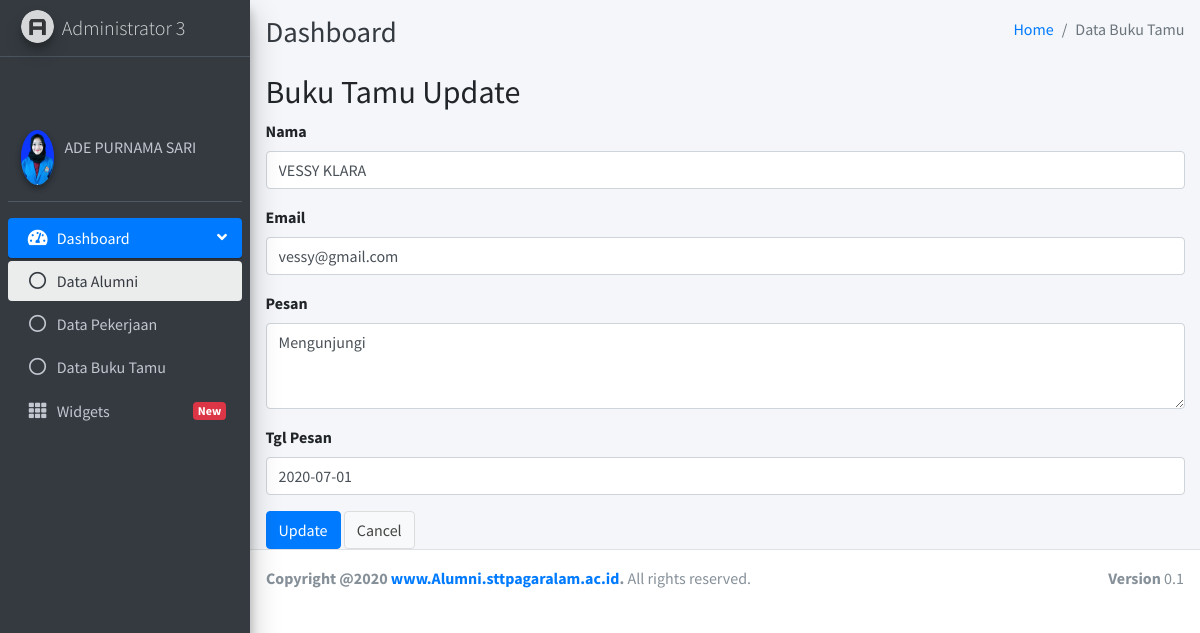
The page /index.php/b_tamu/update/2 on the database its author committed.
### tables this page shows
CREATE TABLE IF NOT EXISTS `tb_buku_tamu` (
  `id` int(5) NOT NULL AUTO_INCREMENT,
  `nama` varchar(25) NOT NULL,
  `email` varchar(30) NOT NULL,
  `pesan` text NOT NULL,
  `tgl_pesan` date NOT NULL,
  PRIMARY KEY (`id`)
);

### application/controllers/B_tamu.php (called while the page is built, shortened)
<?php
class B_tamu extends CI_Controller
{
    function __construct()
    {
        $this->load->model('M_Tamu');
        $this->load->library('form_validation');
    }
    public function update($id)
    {
        $row = $this->M_Tamu->get_by_id($id);
        if ($row) {
            $data = array(
                'button' => 'Update',
                'action' => site_url('b_tamu/update_action'),
		'id' => set_value('id', $row->id),
		'nama' => set_value('nama', $row->nama),
		'email' => set_value('email', $row->email),
		'pesan' => set_value('pesan', $row->pesan),
		'tgl_pesan' => set_value('tgl_pesan', $row->tgl_pesan),
	    );
            $this->load->view('adminlte/header');
            $this->load->view('adminlte/navbar');
            $this->load->view('adminlte/sidebar');
            $this->load->view('b_tamu/tb_buku_tamu_form', $data);
            $this->load->view('adminlte/footer');
        } else {
            $this->session->set_flashdata('message', 'Record Not Found');
            redirect(site_url('b_tamu'));
        }
    }
}

### index.php (called while the page is built, shortened)
<?php
require_once BASEPATH.'core/CodeIgniter.php';

### application/models/M_Tamu.php (called while the page is built, shortened)
<?php
class M_Tamu extends CI_Model
{
    public $table = 'tb_buku_tamu';
    public $id = 'id';
    function get_by_id($id)
    {
        $this->db->where($this->id, $id);
        return $this->db->get($this->table)->row();
    }
}

### application/views/b_tamu/tb_buku_tamu_form.php (the view, shortened to what this page needs)
 <div class="content-wrapper">
   <div class="content-header">
     <div class="container-fluid">
       <div class="row mb-2">
         <div class="col-sm-6">
           <h1 class="m-0 text-dark">Dashboard</h1>
         </div>
         <div class="col-sm-6">
           <ol class="breadcrumb float-sm-right">
             <li class="breadcrumb-item"><a href="#">Home</a></li>
             <li class="breadcrumb-item active">Data Buku Tamu</li>
           </ol>
         </div>
       </div>
     </div>
   </div>
   <section class="content">
     <div class="container-fluid">
       <h2 style="margin-top:0px">Buku Tamu <?php echo $button ?></h2>
       <form action="<?php echo $action; ?>" method="post">
    <div class="form-group">
           <label for="varchar">Nama <?php echo form_error('nama') ?></label>
           <input type="text" class="form-control" name="nama" id="nama" placeholder="Nama" value="<?php echo $nama; ?>" />
       </div>
    <div class="form-group">
           <label for="varchar">Email <?php echo form_error('email') ?></label>
           <input type="text" class="form-control" name="email" id="email" placeholder="Email" value="<?php echo $email; ?>" />
       </div>
    <div class="form-group">
           <label for="pesan">Pesan <?php echo form_error('pesan') ?></label>
           <textarea class="form-control" rows="3" name="pesan" id="pesan" placeholder="Pesan"><?php echo $pesan; ?></textarea>
       </div>
    <div class="form-group">
           <label for="date">Tgl Pesan <?php echo form_error('tgl_pesan') ?></label>
           <input type="text" class="form-control" name="tgl_pesan" id="tgl_pesan" placeholder="Tgl Pesan" value="<?php echo $tgl_pesan; ?>" />
       </div>
    <button type="submit" class="btn btn-primary"><?php echo $button ?></button>
    <a href="<?php echo site_url('b_tamu') ?>" class="btn btn-default">Cancel</a>
</form>
   </div>
   </section>
 </div>

### rows shown on the page
tb_buku_tamu: nama "VESSY KLARA", email "vessy@gmail.com", pesan "Mengunjungi", tgl_pesan "2020-07-01"

### other values the page prints
$button "Update"
